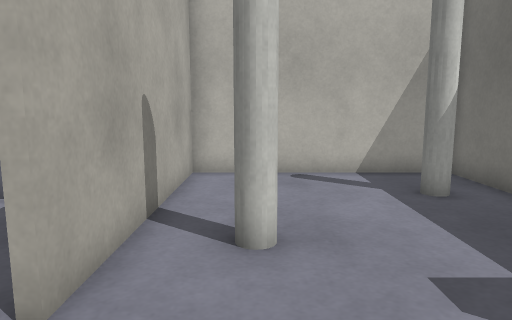
view 1 (above)

18 first-person views from a walk through a Gazebo world. The camera is 0.94 m above the floor, tilts 8° down and sees 70° across. The floor is counted in squares, 0.5 m on a side. Each view is taken from the middle of a square. On the plan, view 1 faces up. The plan holds only what a view shows up to about 18 squares ahead; the rest is blank.

view 2
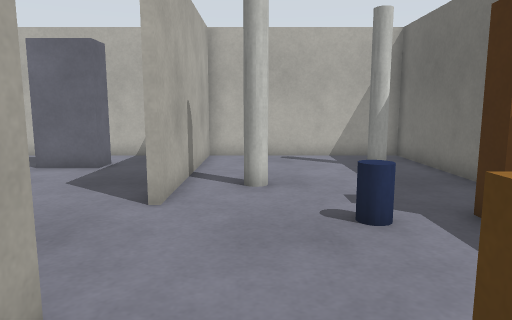

view 3
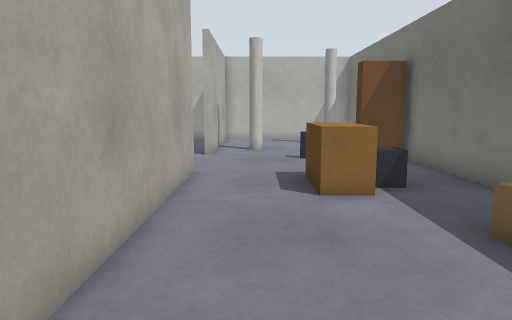

view 4
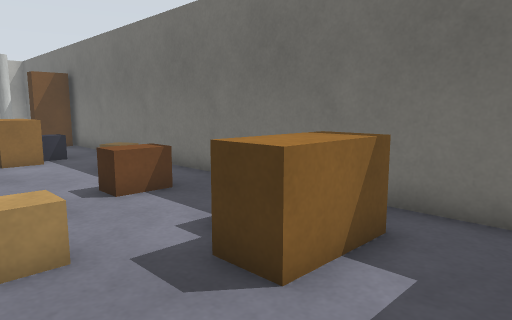

view 5
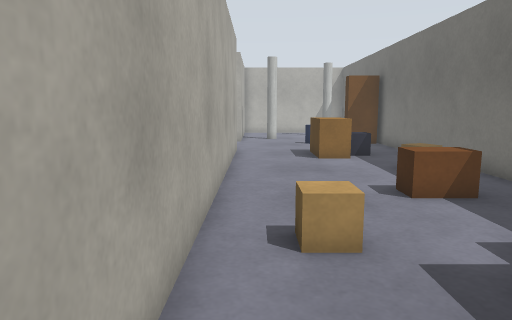

view 6
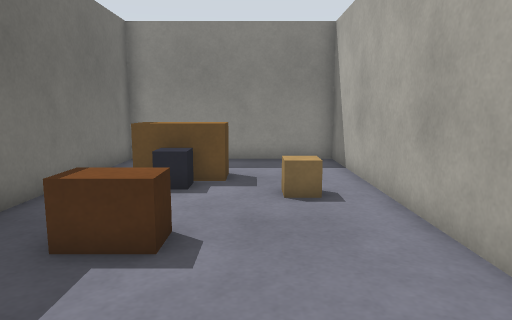

view 7
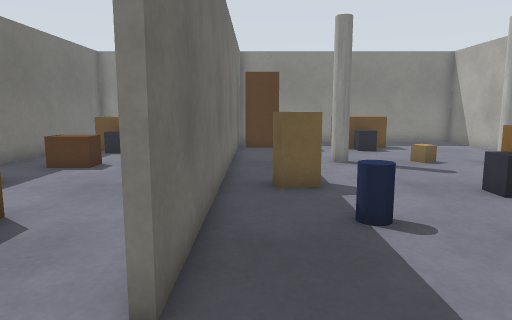

view 8
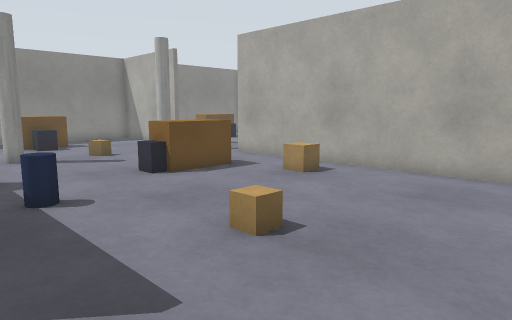

view 9
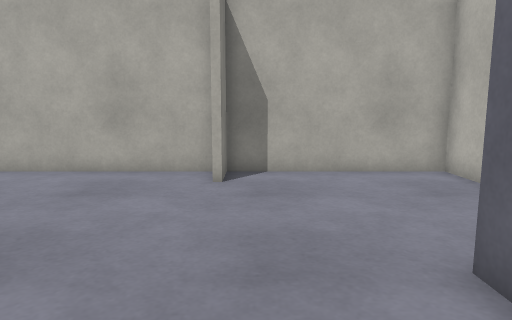

view 10
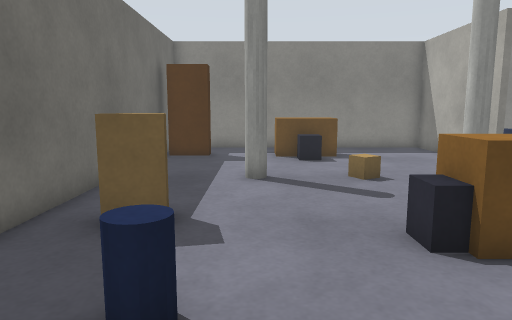

view 11
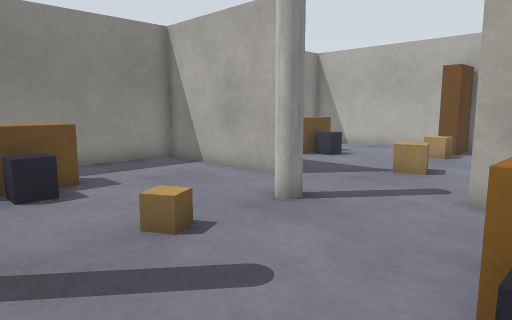

view 12
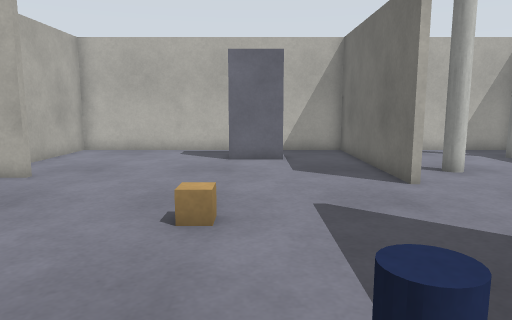

view 13
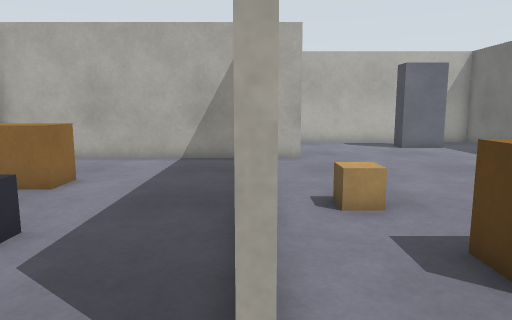

view 14
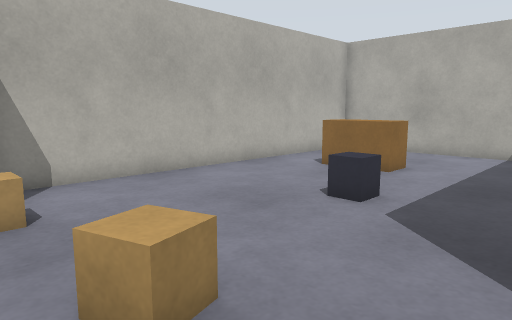

view 15
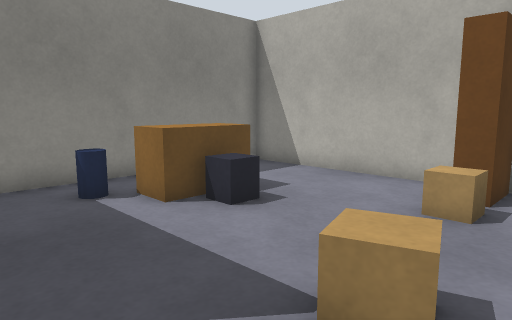

view 16
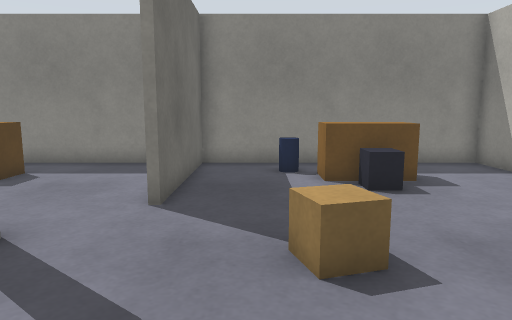

view 17
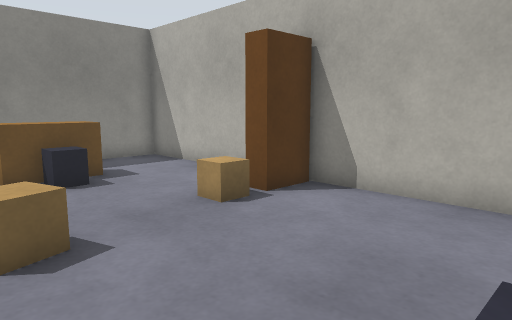

view 18
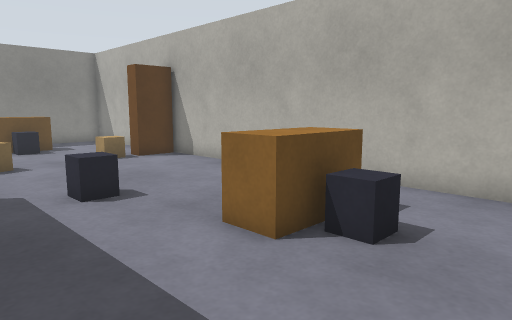

### Floor plan
Points are (right, up) in squares from view 1. A wall is a line through its corners. A room is listed if a view was taken in it or the views show most of it. See-through windows are left out.
Room 1 (views 1, 2, 3, 4, 5, 6)
walls: (-1.9, -1) (-1.9, -18.7) (5.7, -18.7) (5.7, 2.2); (5.7, 5.2) (5.7, 10.7) (-1.9, 10.7) (-1.9, 2.9)
ways out: opening at (-2, 0.5) to room 2
objects: beige box (0, -13); pillar (0, 5); brown box (2, -15) to (4, -15); brown box (2, -4) to (2, -2); bin (2, 2); blue box (3, -14); brown box (3, -10); blue box (3, -3); beige box (4, -7); brown box (4, 2) to (5, 2); pillar (4, 8)
Room 2 (views 7, 8, 9, 10, 11, 12, 13, 14, 15)
walls: (-12.2, 3.9) (-13.2, 3.9); (-2.1, 2.9) (-2.1, 10.7) (-13.9, 10.7) (-13.9, 4.1) (-12.2, 4.1); (-13.9, 3.8) (-13.9, -8); (-13.9, -12.9) (-13.9, -18.7) (-3.8, -18.7); (-2.1, -17.2) (-2.1, -1)
ways out: opening at (-2, 0.5) to room 1; opening at (-14, -11) to room 3
objects: pillar (-12, -11); beige box (-12, -3); brown box (-11, -6) to (-10, -6); brown box (-9, -16) to (-7, -16); beige box (-9, -11); blue box (-9, -6); blue box (-8, -15); beige box (-7, 0); cabinet (-7, 8) to (-5, 8); pillar (-6, -11); bin (-5, -4); brown box (-4, -16) to (-3, -16); beige box (-4, -7)
Room 3 (views 16, 17, 18)
walls: (-14.8, 3.9) (-23.7, 3.9) (-23.7, -18.7) (-14.1, -18.7) (-14.1, -12.9)
ways out: opening at (-14, -11) to room 2
objects: brown box (-23, -11) to (-22, -11); beige box (-21, -11); brown box (-21, -1) to (-19, -1); brown box (-20, -16) to (-18, -16); blue box (-20, 0); blue box (-19, -15); blue box (-18, -5); bin (-17, -17); beige box (-17, -11) to (-17, -10)

Positions as (right, up) in squares from view 1, and headings:
1: (0, 0), facing up
2: (0, -4), facing up
3: (0, -12), facing up
4: (-1, -18), facing up-right
5: (-1, -18), facing up
6: (1, -5), facing down
7: (-3, 2), facing down
8: (-3, 4), facing down-left
9: (-3, 5), facing left
10: (-6, -1), facing down
11: (-6, -6), facing down-left
12: (-6, -6), facing up
13: (-14, -10), facing up
14: (-14, -12), facing up-left
15: (-14, -9), facing down-left
16: (-16, -6), facing down
17: (-16, -5), facing down-left
18: (-15, 3), facing down-left
